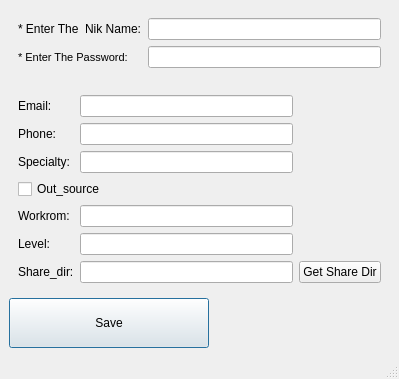
<?xml version="1.0" encoding="UTF-8"?>
<ui version="4.0">
 <class>registration_window</class>
 <widget class="QMainWindow" name="registration_window">
  <property name="geometry">
   <rect>
    <x>0</x>
    <y>0</y>
    <width>399</width>
    <height>379</height>
   </rect>
  </property>
  <property name="minimumSize">
   <size>
    <width>0</width>
    <height>0</height>
   </size>
  </property>
  <property name="windowTitle">
   <string>User Registration</string>
  </property>
  <widget class="QWidget" name="centralwidget">
   <layout class="QVBoxLayout" name="verticalLayout">
    <item>
     <widget class="QFrame" name="frame">
      <property name="frameShape">
       <enum>QFrame::NoFrame</enum>
      </property>
      <property name="frameShadow">
       <enum>QFrame::Raised</enum>
      </property>
      <property name="lineWidth">
       <number>1</number>
      </property>
      <layout class="QFormLayout" name="formLayout">
       <item row="0" column="0">
        <widget class="QLabel" name="label">
         <property name="text">
          <string>* Enter The  Nik Name:</string>
         </property>
        </widget>
       </item>
       <item row="0" column="1">
        <widget class="QLineEdit" name="nik_name_field"/>
       </item>
       <item row="1" column="0">
        <widget class="QLabel" name="label_2">
         <property name="font">
          <font>
           <pointsize>8</pointsize>
          </font>
         </property>
         <property name="text">
          <string>* Enter The Password:</string>
         </property>
        </widget>
       </item>
       <item row="1" column="1">
        <widget class="QLineEdit" name="password_field">
         <property name="echoMode">
          <enum>QLineEdit::Password</enum>
         </property>
        </widget>
       </item>
      </layout>
     </widget>
    </item>
    <item>
     <widget class="QFrame" name="frame_2">
      <property name="frameShape">
       <enum>QFrame::NoFrame</enum>
      </property>
      <property name="frameShadow">
       <enum>QFrame::Raised</enum>
      </property>
      <layout class="QGridLayout" name="gridLayout">
       <item row="0" column="0">
        <widget class="QLabel" name="label_3">
         <property name="text">
          <string>Email:</string>
         </property>
        </widget>
       </item>
       <item row="0" column="1">
        <widget class="QLineEdit" name="email_field"/>
       </item>
       <item row="1" column="0">
        <widget class="QLabel" name="label_4">
         <property name="text">
          <string>Phone:</string>
         </property>
        </widget>
       </item>
       <item row="1" column="1">
        <widget class="QLineEdit" name="phone_field"/>
       </item>
       <item row="2" column="0">
        <widget class="QLabel" name="label_5">
         <property name="text">
          <string>Specialty:</string>
         </property>
        </widget>
       </item>
       <item row="2" column="1">
        <widget class="QLineEdit" name="specialty_field"/>
       </item>
       <item row="3" column="0" colspan="2">
        <widget class="QCheckBox" name="autsource_check_box">
         <property name="enabled">
          <bool>true</bool>
         </property>
         <property name="text">
          <string>Out_source</string>
         </property>
        </widget>
       </item>
       <item row="4" column="0">
        <widget class="QLabel" name="label_6">
         <property name="text">
          <string>Workrom:</string>
         </property>
        </widget>
       </item>
       <item row="4" column="1">
        <widget class="QLineEdit" name="workroom_field"/>
       </item>
       <item row="5" column="0">
        <widget class="QLabel" name="label_7">
         <property name="text">
          <string>Level:</string>
         </property>
        </widget>
       </item>
       <item row="5" column="1">
        <widget class="QLineEdit" name="level_field"/>
       </item>
       <item row="6" column="0">
        <widget class="QLabel" name="label_8">
         <property name="text">
          <string>Share_dir:</string>
         </property>
        </widget>
       </item>
       <item row="6" column="1">
        <widget class="QLineEdit" name="share_dir_field"/>
       </item>
       <item row="6" column="2">
        <widget class="QPushButton" name="get_share_dir_button">
         <property name="text">
          <string>Get Share Dir</string>
         </property>
        </widget>
       </item>
      </layout>
     </widget>
    </item>
    <item>
     <widget class="QPushButton" name="user_registration_button">
      <property name="minimumSize">
       <size>
        <width>0</width>
        <height>50</height>
       </size>
      </property>
      <property name="maximumSize">
       <size>
        <width>200</width>
        <height>16777215</height>
       </size>
      </property>
      <property name="layoutDirection">
       <enum>Qt::LeftToRight</enum>
      </property>
      <property name="text">
       <string>Save</string>
      </property>
      <property name="autoDefault">
       <bool>false</bool>
      </property>
      <property name="default">
       <bool>true</bool>
      </property>
      <property name="flat">
       <bool>false</bool>
      </property>
     </widget>
    </item>
   </layout>
  </widget>
  <widget class="QMenuBar" name="menubar">
   <property name="geometry">
    <rect>
     <x>0</x>
     <y>0</y>
     <width>399</width>
     <height>21</height>
    </rect>
   </property>
  </widget>
  <widget class="QStatusBar" name="statusbar"/>
 </widget>
 <resources/>
 <connections/>
</ui>
